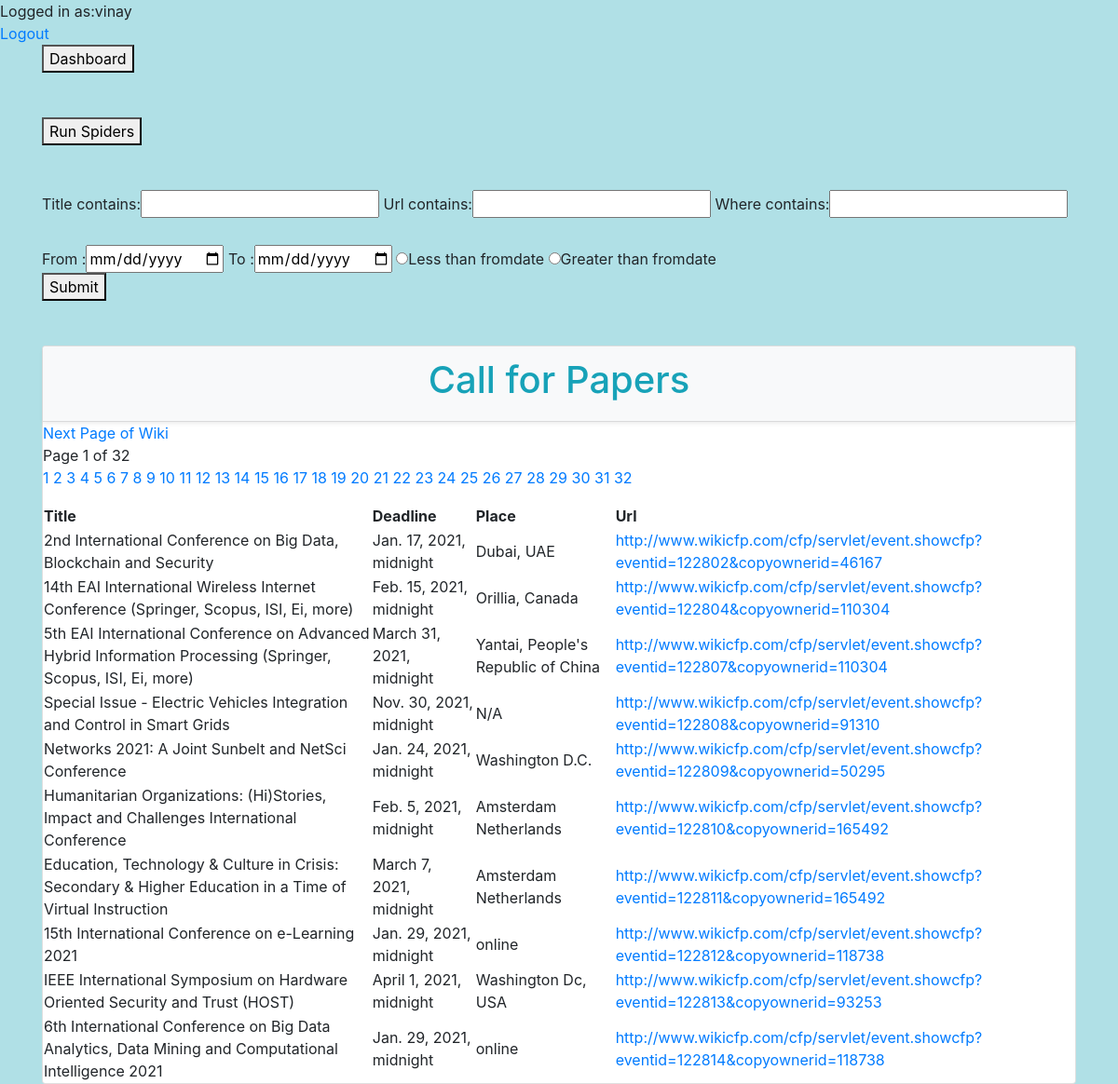
Screenshot of /Call_for_Papers/ (signed in) with the database file from the repository.
### questions/models.py (models this page shows)
class Wiki_model(models.Model):#call for papers
    Title = models.CharField(max_length=1024)
    Dates = models.DateTimeField(null='True')
    Url = models.CharField(max_length=1024)
    PaperType=models.CharField(max_length=64, null='True')
    Where = models.CharField(max_length=256,null='True')
    Deadline =models.DateTimeField(null='True')
    class Meta:
        db_table="questions_wiki_model"

### questions/views.py (the view, shortened to what this page needs)
# urls.py: path('Call_for_Papers/', views.get_Call_for_Papers, name="Call_for_Papers"),
@cache_control(no_cache=True, must_revalidate=True, no_store=True)
@login_required(login_url='login_url')
def get_Call_for_Papers(request):  # used for searching with filter
        fromdate = request.GET.get('fromdate')
        todate = request.GET.get('todate')
        count = 0
        Restartagain = request.GET.get('Restartinwiki')
        contextwiki = dict()
        contextwiki['contextwiki'] = Wiki_model.objects.all()
        contextwiki = OrderFilter(request.GET, queryset=Wiki_model.objects.all())
        stuff_items = Wiki_model.objects.values('Title', 'Where', 'Url', 'Deadline').distinct()[::-1]
        paginator_items = Paginator(stuff_items, 10)
        page_num = request.GET.get('page', 1)
        try:
            page = paginator_items.page(page_num)
        except EmptyPage:
            page = paginator_items.page(1)
        buttons=1
        context = {
            'contextwiki': contextwiki,
            'contextpage': page,
            'buttons':buttons
        }
        return render(request, 'Call_for_Papers.html', context)  # till here

### templates/Call_for_Papers.html (shortened to what this page needs)
{% extends "index.html" %}
{% load static %}
{% block content %}
<div>Logged in as:{{user.username}}</div>
<a href="{% url 'logout' %}">Logout</a>
<div class="container">
    <form method="get" action="/dashboard">
        <button type="submit" >Dashboard</button>
    </form>
<form method="get" action="/Call_for_Papers">
                            <br><br>
    <button id ="buttons" type="submit" value="Restartinwiki" onclick="myFunction()" name="Restartinwiki" >Run Spiders</button>
                        </form>
</div>
<br/><br/>
                <div class="container">
                        <form method="get" action="/Call_for_Papers_Search_Result">
                            {{ contextwiki.form }}
                            <br><br>
                            <div>
                            From :<input type="date" name="fromdate"/>
                             To :<input type="date" name="todate"/>
                            <input value="Lesserdates" type="radio" name="extremes">Less than fromdate
                            <input value="Greaterdates" type="radio" name="extremes">Greater than fromdate
                               </div>
                            <button type="submit" >Submit</button>
                        </form>
                </div>
<br/><br/>
   <div class="container">
                <form class="card">
                    <div class="card-header shadow-sm bg-light">
                        <h1 class="display-6 text-info" align="center" > Call for Papers </h1>
                    </div>
                    <table>
                        <tr>
                            <th>Title</th>
                            <th>Deadline</th>
                            <th>Place</th>
                            <th>Url</th>
                        </tr>
                    {% if contextpage.has_next %}
                        <a href="{% url 'Call_for_Papers' %}?page={{contextpage.next_page_number}}">Next Page of Wiki</a>
                        {% endif %}
                    <span class="">
                        Page {{contextpage.number}} of {{ contextpage.paginator.num_pages }}
                    </span>
        <p>{% for pg in contextpage.paginator.page_range %}
            {% if contextpage.number == pg %}
                <span class="active"><a href="?page={{pg}}" >{{pg}}</a></span>
            {% else %}
                <span><a href="?page={{pg}}" >{{pg}}</a></span>
            {% endif %}
        {% endfor %}
        </p>
         {% for snippet1 in contextpage %}
             <tr>
                <td>{{snippet1.Title}}</td>
                 <td >{{snippet1.Deadline}}</td>
                 <td >{{snippet1.Where}}</td>
                 <td><a href="{{snippet1.Url}}"> {{snippet1.Url}} </a></td>
             </tr>
             {% endfor %}
                </table>
          </form>
   </div>
{% endblock %}

### rows the page displays
Wiki_model: Title "2nd International Conference on Big Data, Blockchain and Security", Deadline "Jan. 17, 2021, midnight", Where "Dubai, UAE", Url "http://www.wikicfp.com/cfp/servlet/event.showcfp?eventid=122802&copyownerid=46167"
Wiki_model: Title "14th EAI International Wireless Internet Conference (Springer, Scopus, ISI, Ei, more)", Deadline "Feb. 15, 2021, midnight", Where "Orillia, Canada", Url "http://www.wikicfp.com/cfp/servlet/event.showcfp?eventid=122804&copyownerid=110304"
Wiki_model: Title "5th EAI International Conference on Advanced Hybrid Information Processing (Springer, Scopus, ISI, Ei, more)", Deadline "March 31, 2021, midnight", Where "Yantai, People's Republic of China", Url "http://www.wikicfp.com/cfp/servlet/event.showcfp?eventid=122807&copyownerid=110304"
Wiki_model: Title "Special Issue - Electric Vehicles Integration and Control in Smart Grids", Deadline "Nov. 30, 2021, midnight", Where "N/A", Url "http://www.wikicfp.com/cfp/servlet/event.showcfp?eventid=122808&copyownerid=91310"
Wiki_model: Title "Networks 2021: A Joint Sunbelt and NetSci Conference", Deadline "Jan. 24, 2021, midnight", Where "Washington D.C.", Url "http://www.wikicfp.com/cfp/servlet/event.showcfp?eventid=122809&copyownerid=50295"
Wiki_model: Title "Humanitarian Organizations: (Hi)Stories, Impact and Challenges International Conference", Deadline "Feb. 5, 2021, midnight", Where "Amsterdam Netherlands", Url "http://www.wikicfp.com/cfp/servlet/event.showcfp?eventid=122810&copyownerid=165492"
Wiki_model: Title "Education, Technology & Culture in Crisis: Secondary & Higher Education in a Time of Virtual Instruction", Deadline "March 7, 2021, midnight", Where "Amsterdam Netherlands", Url "http://www.wikicfp.com/cfp/servlet/event.showcfp?eventid=122811&copyownerid=165492"
Wiki_model: Title "15th International Conference on e-Learning 2021", Deadline "Jan. 29, 2021, midnight", Where "online", Url "http://www.wikicfp.com/cfp/servlet/event.showcfp?eventid=122812&copyownerid=118738"
Wiki_model: Title "IEEE International Symposium on Hardware Oriented Security and Trust (HOST)", Deadline "April 1, 2021, midnight", Where "Washington Dc, USA", Url "http://www.wikicfp.com/cfp/servlet/event.showcfp?eventid=122813&copyownerid=93253"
Wiki_model: Title "6th International Conference on Big Data Analytics, Data Mining and Computational Intelligence 2021", Deadline "Jan. 29, 2021, midnight", Where "online", Url "http://www.wikicfp.com/cfp/servlet/event.showcfp?eventid=122814&copyownerid=118738"

### other values shown
{{ user.username }} "vinay"
{{ contextpage.number }} "1"
{{ contextpage.paginator.num_pages }} "32"
{{ pg }} "1"
{{ pg }} "2" "3" "4" "5" "6" "7" "8" "9" "10" "11" "12" "13" "14" "15" "16" "17" "18" "19" "20" "21" "22" "23" "24" "25" "26" "27" "28" "29" "30" "31" "32"
